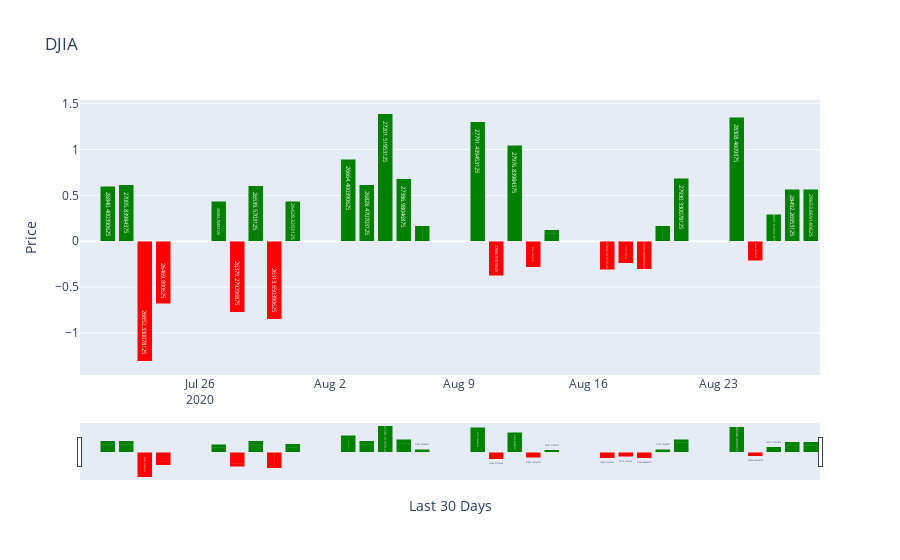

The cell this chart's notebook holds for it:
### Code cell
#djia_index

### Figure 1 — Plotly figure (JSON) as saved in the notebook; plotly's stock layout.template omitted (floating-point values rounded to 4 significant figures)
{"data": [{"marker": {"color": ["green", "green", "green", "red", "red", "green", "red", "green", "red", "green", "green", "green", "green", "green", "green", "green", "red", "green", "red", "green", "red", "red", "red", "green", "green", "green", "red", "green", "green", "green"]}, "name": "DJIA", "text": [26680.0, 26840.0, 27010.0, 26650.0, 26470.0, 26580.0, 26380.0, 26540.0, 26310.0, 26430.0, 26660.0, 26830.0, 27200.0, 27390.0, 27430.0, 27790.0, 27690.0, 27980.0, 27900.0, 27930.0, 27840.0, 27780.0, 27690.0, 27740.0, 27930.0, 28310.0, 28250.0, 28330.0, 28490.0, 28650.0], "type": "bar", "x": ["2020-07-20T00:00:00", "2020-07-21T00:00:00", "2020-07-22T00:00:00", "2020-07-23T00:00:00", "2020-07-24T00:00:00", "2020-07-27T00:00:00", "2020-07-28T00:00:00", "2020-07-29T00:00:00", "2020-07-30T00:00:00", "2020-07-31T00:00:00", "2020-08-03T00:00:00", "2020-08-04T00:00:00", "2020-08-05T00:00:00", "2020-08-06T00:00:00", "2020-08-07T00:00:00", "2020-08-10T00:00:00", "2020-08-11T00:00:00", "2020-08-12T00:00:00", "2020-08-13T00:00:00", "2020-08-14T00:00:00", "2020-08-17T00:00:00", "2020-08-18T00:00:00", "2020-08-19T00:00:00", "2020-08-20T00:00:00", "2020-08-21T00:00:00", "2020-08-24T00:00:00", "2020-08-25T00:00:00", "2020-08-26T00:00:00", "2020-08-27T00:00:00", "2020-08-28T00:00:00"], "y": [null, 0.5979, 0.6164, -1.309, -0.6845, 0.434, -0.773, 0.6076, -0.8513, 0.4358, 0.8933, 0.6153, 1.39, 0.6818, 0.1698, 1.305, -0.3761, 1.047, -0.2864, 0.1229, -0.3083, -0.24, -0.3067, 0.1692, 0.6871, 1.354, -0.212, 0.2955, 0.566, 0.5672]}], "layout": {"autosize": true, "barmode": "stack", "title": {"text": "DJIA"}, "xaxis": {"autorange": true, "range": ["2020-07-19 12:00", "2020-08-28 12:00"], "rangeslider": {"autorange": true, "range": ["2020-07-19 12:00", "2020-08-28 12:00"], "visible": true, "yaxis": {"_template": null, "rangemode": "match"}}, "title": {"text": "Last 30 Days"}, "type": "date"}, "yaxis": {"autorange": true, "range": [-1.459, 1.54], "title": {"text": "Price"}, "type": "linear"}}}
